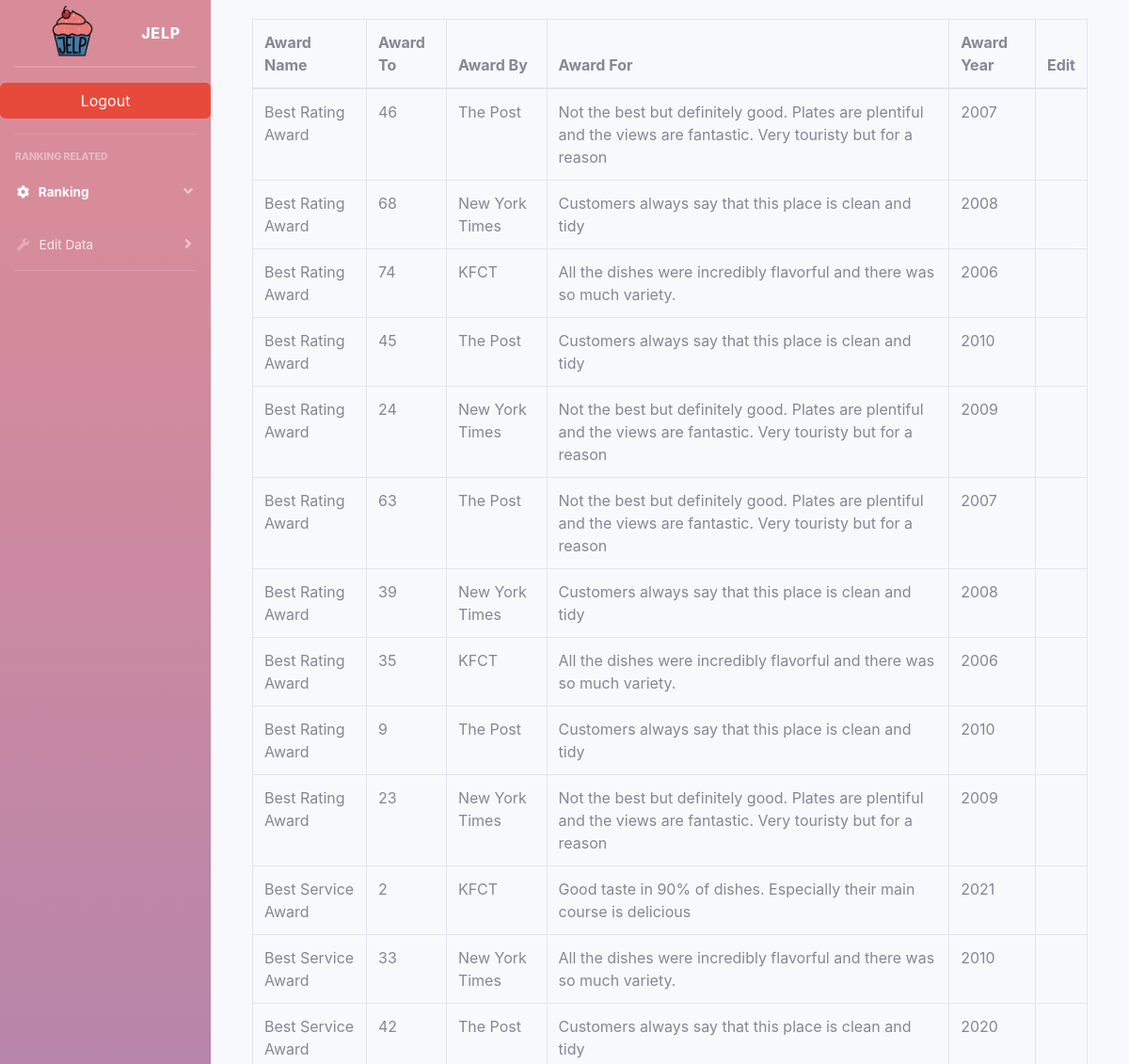
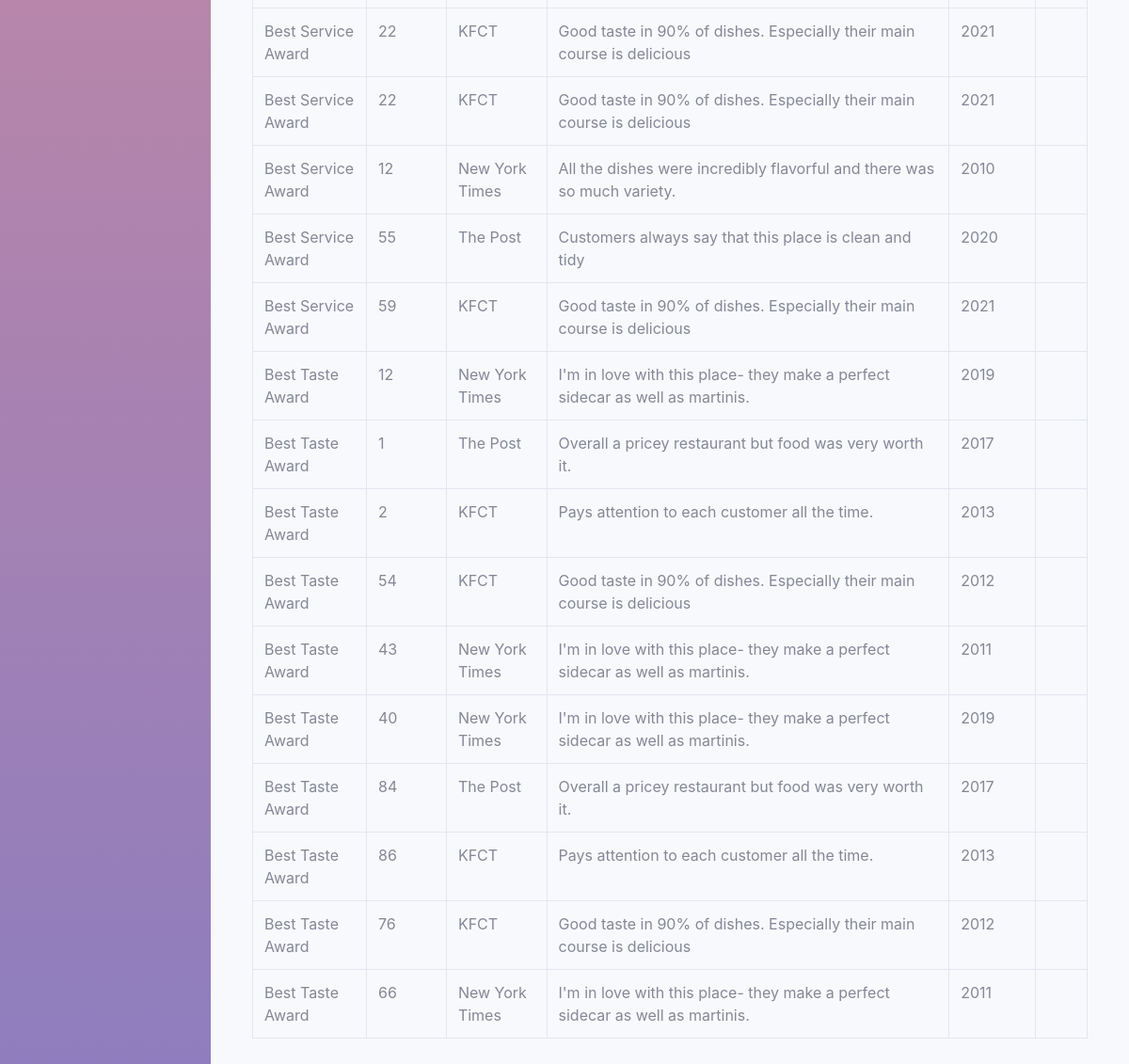
Page /bootstrap/extra/award_edit_all1.php on the earlier database version (2 pictures, top to bottom).
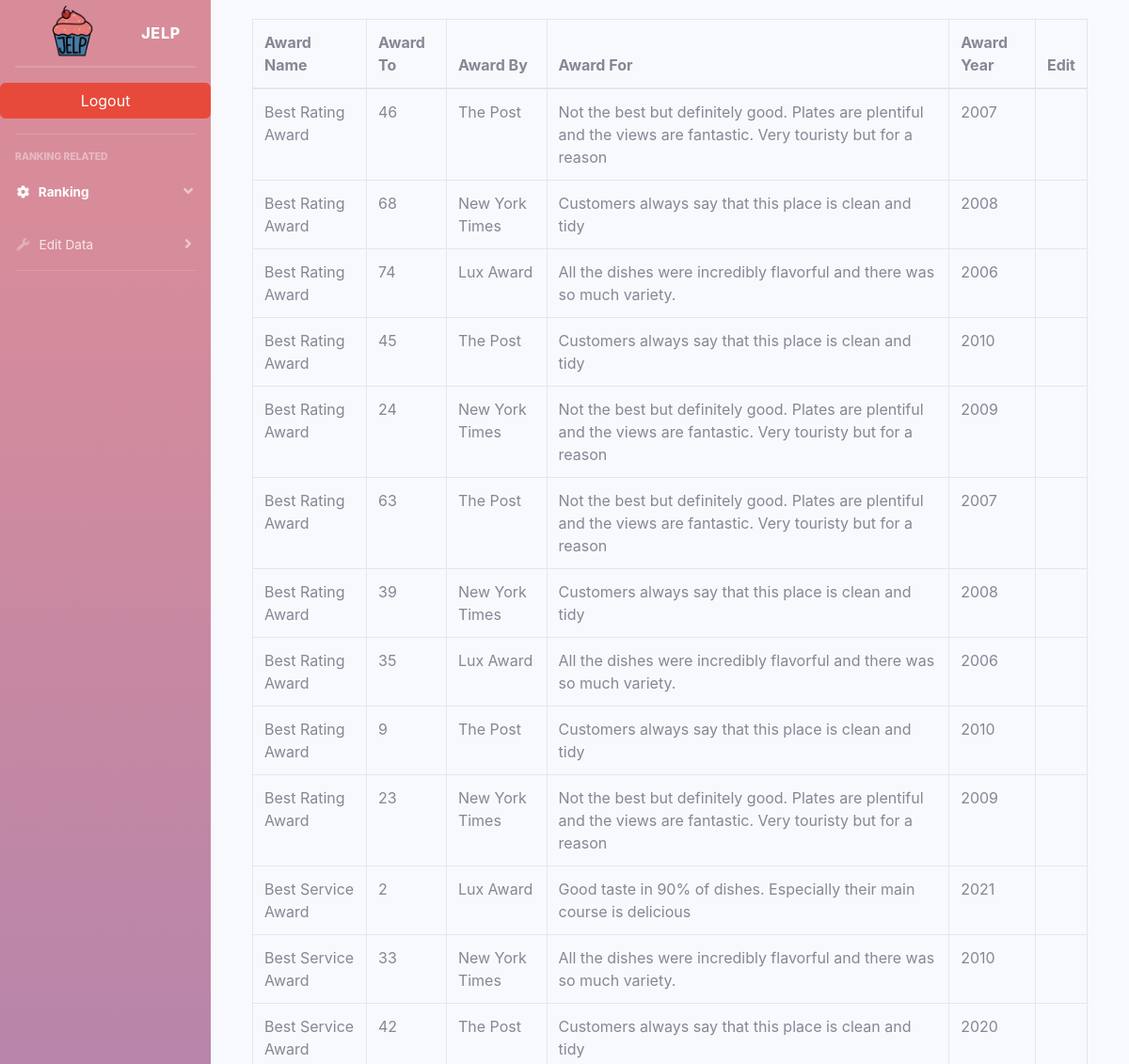
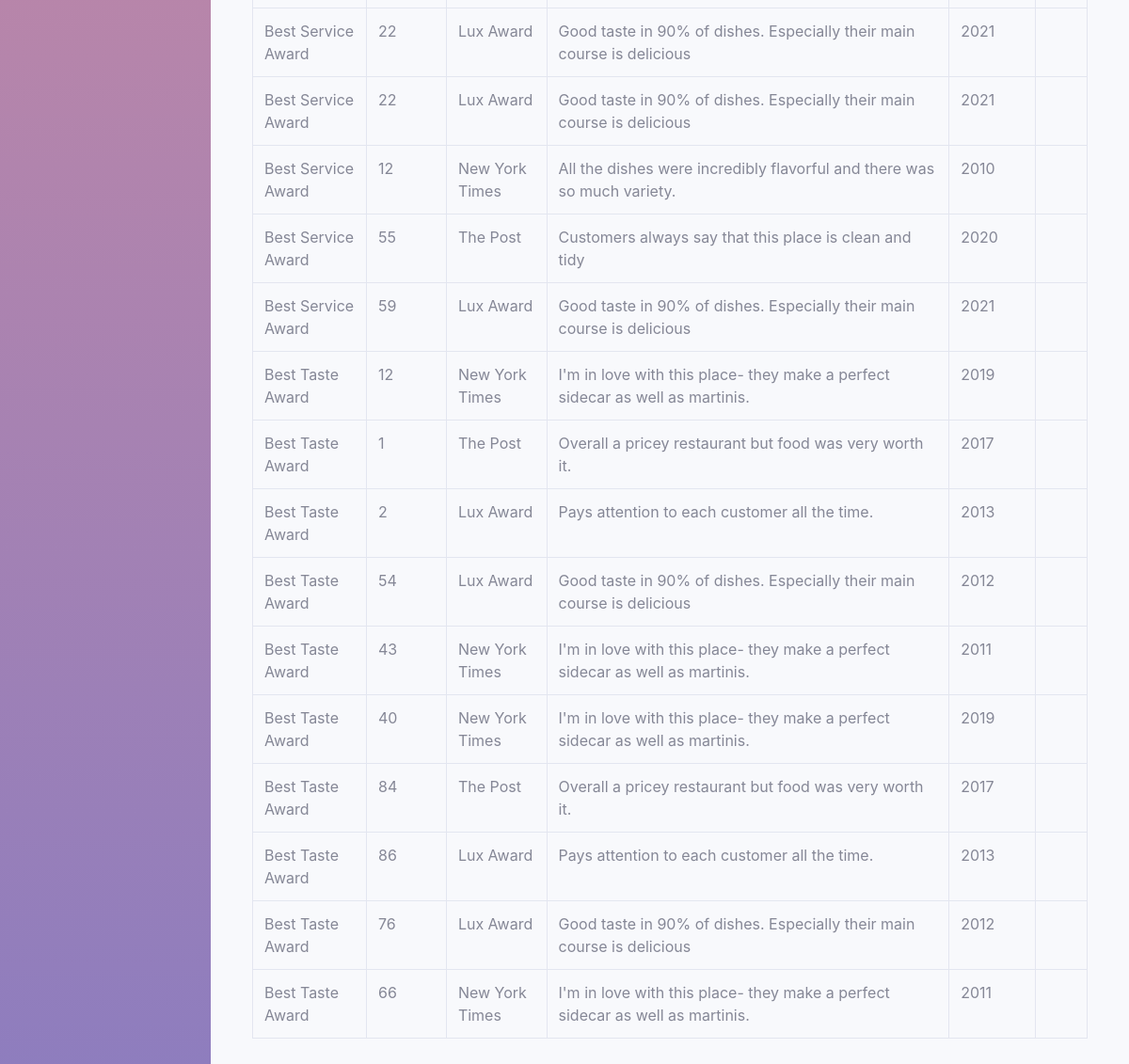
Same page on the later database version (2 pictures, top to bottom).
### tables this page shows
CREATE TABLE award(
    award_id int(11) AUTO_INCREMENT,
    award_name varchar(128) NOT NULL,
    rest_id int(11) NOT NULL,
    award_by varchar(100) NOT NULL,
    award_for varchar(255), 
    award_year int(10), 
    PRIMARY KEY(award_id),
    foreign key (rest_id) REFERENCES restaurant (rest_id)
);

### bootstrap/extra/award_edit_all1.php (the view, shortened to what this page needs)
<?php include("sidebar.php") ?>
<html>
<head>
  <link href="css/sb-admin-2.min.css" rel="stylesheet">
</head>
<body>
<?php
require_once "login-config.php";
$sql = "
SELECT * FROM award
ORDER BY award_name";
$res = mysqli_query($link, $sql);
if ($res) {
  echo "<div class='container'>
  <div class='card-body scroll1'>
  <div class='table-responsive'>
  <table class='table table-bordered'>
  <thead>
    <tr>
      <th scope='col'>Award Name</th>
      <th scope='col'>Award To</th>
      <th scope='col'>Award By</th>
      <th scope='col'>Award For</th>
      <th scope='col'>Award Year</th>
      <th scope='col'>Edit</th>
    </tr>
  </thead>
  <tbody>";
  while ($row = mysqli_fetch_assoc($res)) {
    $award_name = $row['award_name'];
    $award_by = $row['award_by'];
    $award_for = $row['award_for'];
    $award_to = $row['rest_id'];
    $award_year = $row['award_year'];
    echo "<tr>";
    echo "<td>" . $award_name . "</td>";
    echo "<td>" . $award_to . "</td>";
    echo "<td>" . $award_by . "</td>";
    echo "<td>" . $award_for . "</td>";
    echo "<td>" . $award_year . "</td>";
    echo "<td>";
    echo '</td>';
    echo "</tr>";
  }
  echo "</tbody>";
  echo "</table>";
  echo "</div></div></div>";
} else {
  printf("Could not retrieve records. %s\n", mysqli_error($link));
}
?>
</body>
</html>

### bootstrap/sidebar.php (shortened to what this page needs)
<!DOCTYPE html>
<html lang="en">
<head>
  <link href="vendor/fontawesome-free/css/all.min.css" rel="stylesheet" type="text/css">
  <link href="css/sb-admin.css" rel="stylesheet">
</head>
<body id="page-top">
  <div id="wrapper">
    <ul class="navbar-nav bg-gradient-primary sidebar sidebar-dark accordion" id="accordionSidebar">
      <a class="sidebar-brand d-flex align-items-center justify-content-center" href="jy_0_login_main.php">
        <div class="sidebar-brand-icon">
          <img src="img/jelp.png" alt="JELP icon" width="50%" height="50%">
        </div>
        <div class="sidebar-brand-text mx-3">JELP</div>
      </a>
      <hr class="sidebar-divider my-0">
      <hr class="sidebar-divider">
      <li class="nav-item">
      </li>
      <hr class="sidebar-divider">
      <div class="sidebar-heading">
        Ranking Related
      </div>
      <li class="nav-item active">
        <a class="nav-link" href="#" data-toggle="collapse" data-target="#collapseTwo" aria-expanded="true" aria-controls="collapseTwo">
          <i class="fas fa-fw fa-cog"></i>
          <span>Ranking</span>
        </a>
      </li>
      <li class="nav-item">
        <a class="nav-link collapsed" href="#" data-toggle="collapse" data-target="#collapseUtilities" aria-expanded="true" aria-controls="collapseUtilities">
          <i class="fas fa-fw fa-wrench"></i>
          <span>Edit Data</span>
        </a>
      </li>
      <hr class="sidebar-divider">
    </ul>
    <div id="content-wrapper" class="d-flex flex-column">
      <div id="content">

Differences in the rows shown:
changed award (number 3 of 28 on the later page): award_by "KFCT" → "Lux Award"
changed award (number 8 of 28 on the later page): award_by "KFCT" → "Lux Award"
changed award (number 11 of 28 on the later page): award_by "KFCT" → "Lux Award"
changed award (number 14 of 28 on the later page): award_by "KFCT" → "Lux Award"
changed award (number 15 of 28 on the later page): award_by "KFCT" → "Lux Award"
changed award (number 18 of 28 on the later page): award_by "KFCT" → "Lux Award"
changed award (number 21 of 28 on the later page): award_by "KFCT" → "Lux Award"
changed award (number 22 of 28 on the later page): award_by "KFCT" → "Lux Award"
changed award (number 26 of 28 on the later page): award_by "KFCT" → "Lux Award"
changed award (number 27 of 28 on the later page): award_by "KFCT" → "Lux Award"
